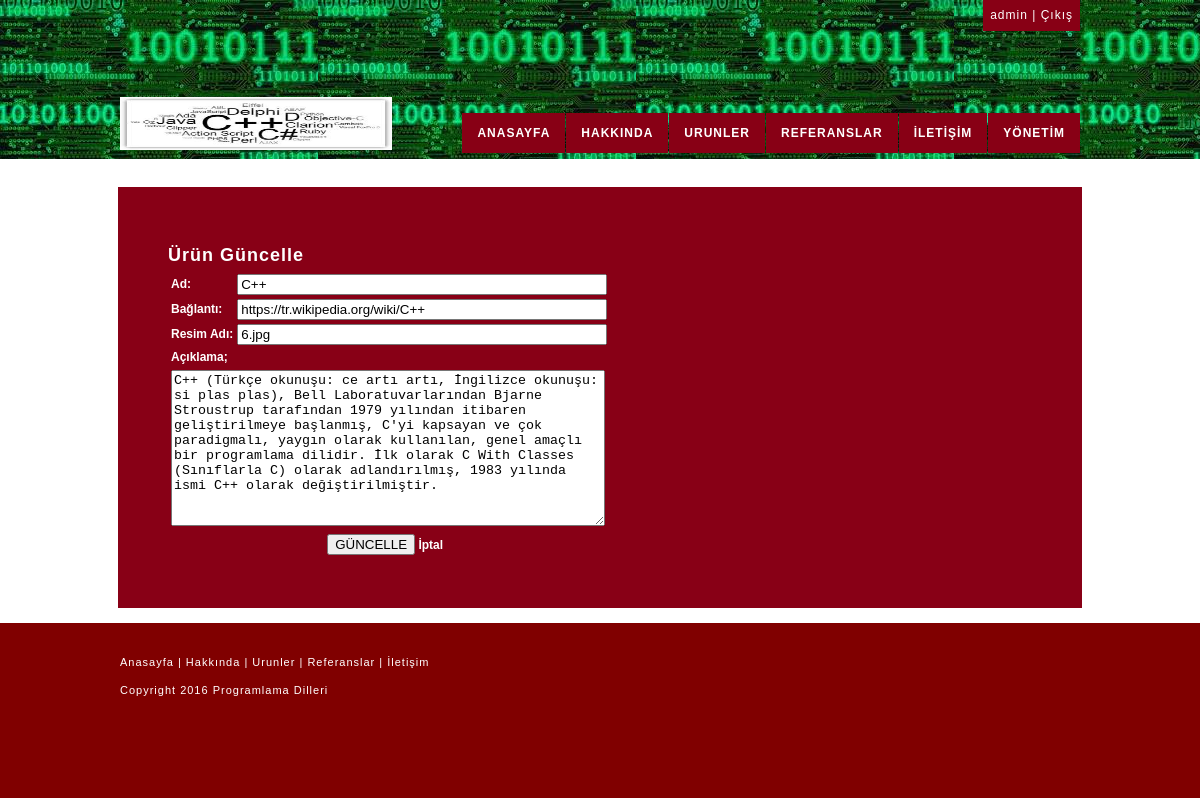
The app's page /admin/updateproduct.php?productID=4 (signed in) with its own data.
### tables this page shows
CREATE TABLE IF NOT EXISTS `products` (
  `ID` int(11) NOT NULL AUTO_INCREMENT,
  `Name` varchar(100) NOT NULL,
  `Url` varchar(750) NOT NULL,
  `ImageName` varchar(100) NOT NULL,
  `Description` varchar(2000) NOT NULL,
  `UserID` int(11) NOT NULL,
  PRIMARY KEY (`ID`),
  KEY `I_UserID` (`UserID`)
);

### admin/updateproduct.php (the view, shortened to what this page needs)
<?php
@$NAME = "";
@$IMAGENAME = "";
@$DESCRIPTION = "";
@$URL = "";
if ($_SERVER["REQUEST_METHOD"] == "POST") {
    $ID = $_REQUEST['productid'];
    $NAME = $_REQUEST['name'];
    $IMAGENAME = $_REQUEST['imagename'];
    $DESCRIPTION = $_REQUEST['description'];
    $URL = $_REQUEST['url'];
    if(empty($ID)){
        $ERROR_MESSAGE = "Geçersiz ürün.";
    }
    else {
        if (empty($NAME) || empty($IMAGENAME) || empty($DESCRIPTION) || empty($URL)) {
            $ERROR_MESSAGE = "Bütün bilgileri eksiksiz girin.";
        } else {
            $result = update($ID, $NAME, $IMAGENAME, $DESCRIPTION, $URL);
            if($result == 1){
                header("location: index.php");
            } else if($result == -2){
                $ERROR_MESSAGE = "Veritabanına bağlanılamadı.";
            } else if ($result == -1){
                $ERROR_MESSAGE = "Güncelleme işlemi sırasında bir hata meydana geldi.";
            }
        }
    }
} else {
    $conn = new mysqli("localhost","root","", "finalproject");
    if(!isset($_GET['productID'])){
        $ERROR_MESSAGE = "Geçersiz ürün.";
        header("Refresh: 5; url: index.php");
    }
    else {
        $ID = $_GET['productID'];
        $query = "SELECT Name, ImageName, Description, Url FROM `products` WHERE ID = '$ID' ";
        $result = $conn->query($query);
        if($result && $result->num_rows == 1){
            $row = $result->fetch_assoc();
            $NAME = $row["Name"];
            $IMAGENAME = $row["ImageName"];
            $DESCRIPTION = $row["Description"];
            $URL = $row['Url'];
        } else {
            $ERROR_MESSAGE = "Geçersiz ürün.";
            header("Refresh: 5; url: index.php");
        }
    }
}
?>
<!DOCTYPE html>
<html lang="en">
<head>
    <link type="text/css" rel="stylesheet" href="content/css/style.css"/>
</head>
<body>
<div id="sayfaUst">
    <div id="ust">
        <div class="full-width">
            <div class='right'><?= $_SESSION["username"] ?> | <a href="../logout.php">Çıkış</a></div>
        </div>
        <div class="full-width">
            <div id="logo"><img src="content/img/logo.gif" width="272" height="53" alt="Programlama Dilleri" /></div>
            <div id="menu">
                <ul>
                    <li><a href="../index.php">ANASAYFA</a></li>
                    <li><a href="../about.php">HAKKINDA</a></li>
                    <li><a href="../products.php">URUNLER</a></li>
                    <li><a href="../references.php">REFERANSLAR</a></li>
                    <li><a href="../contact.php">İLETİŞİM</a></li>
                    <li><a href="index.php">YÖNETİM</a></li>
                </ul>
            </div>
        </div>
    </div>
    <div id="gorsel"></div>
    <div id="icerik">
        <h2>Ürün Güncelle</h2>
        <form action='updateproduct.php' method='post'>
            <table>
                <tr><td style="color:white" width="%25">Ad: </td><td width="85%"><input style="width: 100%;" type='text' name='name' size='20' maxlength='150' value="<?= $NAME ?>"></td></tr>
                <tr><td style="color:white" width="%25">Bağlantı: </td><td width="85%"><input style="width: 100%;" type='text' name='url' size='20' maxlength='150' value="<?= $URL ?>"></td></tr>
                <tr><td style="color:white" width="%25">Resim Adı: </td><td width="85%"><input style="width: 100%;" type='text' name='imagename' size='20' maxlength='150' value="<?= $IMAGENAME ?>"></td></tr>
                <tr><td style="color:white" colspan="2">Açıklama;</td></td></tr>
                <tr><td colspan="2"><textarea style="width: 100%;" name='description' rows="10"><?= $DESCRIPTION ?></textarea></td></td></tr>
                <tr><td colspan="2" align='center'><input type='submit' value='GÜNCELLE'>  <a href="index.php">İptal</a></td></tr>
            </table>
        </form>
    </div>
</div>
<div id="sayfaAlt">
    <div id="footer">
        <div id="footer_sol">
            <p><a href="index.php">Anasayfa</a> | <a href="about.php">Hakkında</a> | <a href="products.php">Urunler</a> | <a href="references.php">Referanslar</a> | <a href="contact.php">İletişim</a></p>
            <p>Copyright 2016 Programlama Dilleri<br />
            </p>
        </div>
    </div>
</div>
</body>
</html>

### admin/content/css/style.css (style rules this page uses)
#sayfaUst { background-image: url(../img/sayfaUst.png); background-repeat: repeat-x; }
#sayfaAlt { margin-top: 15px; background-image: url(../img/sayfaAlt.png); }
body { margin-left: 0px; margin-top: 0px; margin-right: 0px; margin-bottom: 0px; font-family: "Trebuchet MS", Arial, Helvetica, sans-serif; font-size: 12px; line-height: 140%; color: white; letter-spacing: 1px; }
#ust { height: 122px; width: 960px; margin-right: auto; margin-left: auto; }
#logo { float: left; width: 300px; padding-top: 66px; }
#menu { float: right; }
#gorsel { width: 960px; margin-right: auto; margin-left: auto; padding-top: 40px; }
#sayfaUst #ust #menu ul { padding: 0px; list-style-type: none; margin-top: 82px; margin-right: 0px; margin-bottom: 0px; margin-left: 0px; }
#sayfaUst #ust #menu ul li { float: left; }
#sayfaUst #ust #menu ul li a { font-family: "Trebuchet MS", Arial, Helvetica, sans-serif; font-size: 12px; line-height: 40px; font-weight: bold; color: white; text-decoration: none; background-image: url(../img/menu.png); background-repeat: repeat-x; display: block; margin-left: 1px; padding-right: 15px; padding-left: 15px; letter-spacing: 1px; }
#icerik { background-image: url(../img/icerik.png); background-repeat:repeat-y; width: 864px; margin-right: auto; margin-left: auto; padding-top: 30px; padding-right: 50px; padding-bottom: 50px; padding-left: 50px; margin-top: 25px; }
#sayfaUst #icerik table { font-family: "Trebuchet MS",Arial,Helvetica,sans-serif; color:black; font-size: 12px; font-weight: bold; letter-spacing: 0px; }
#footer { width: 960px; margin-right: auto; margin-left: auto; height: 175px; color: white; font-size: 11px; }
#footer_sol { float: left; width: 500px; padding-top: 20px; }
a:link { color: #FFF; text-decoration: none; }
.right { float: right; padding: 7px; background-image: url(../img/menu.png); background-repeat: repeat-x; }
.full-width { width: 100%; float: left; }
h2 { margin-top: 30px; margin-bottom: 7px; }

### records on screen
products: name "C++", url "https://tr.wikipedia.org/wiki/C++", imagename "6.jpg", description "C++ (Türkçe okunuşu: ce artı artı, İngilizce okunuşu: si plas plas), Bell Laboratuvarlarından Bjarne Stroustrup tarafından 1979 yılından itibaren geliştirilmeye başlanmış, C'yi kapsayan ve çok paradigmalı, yaygın olarak kullanılan, genel amaçlı bir programlama dilidir. İlk olarak C With Classes (Sınıflarla C) olarak adlandırılmış, 1983 yılında ismi C++ olarak değiştirilmiştir."

### other values on screen
$_SESSION["username"] "admin"
